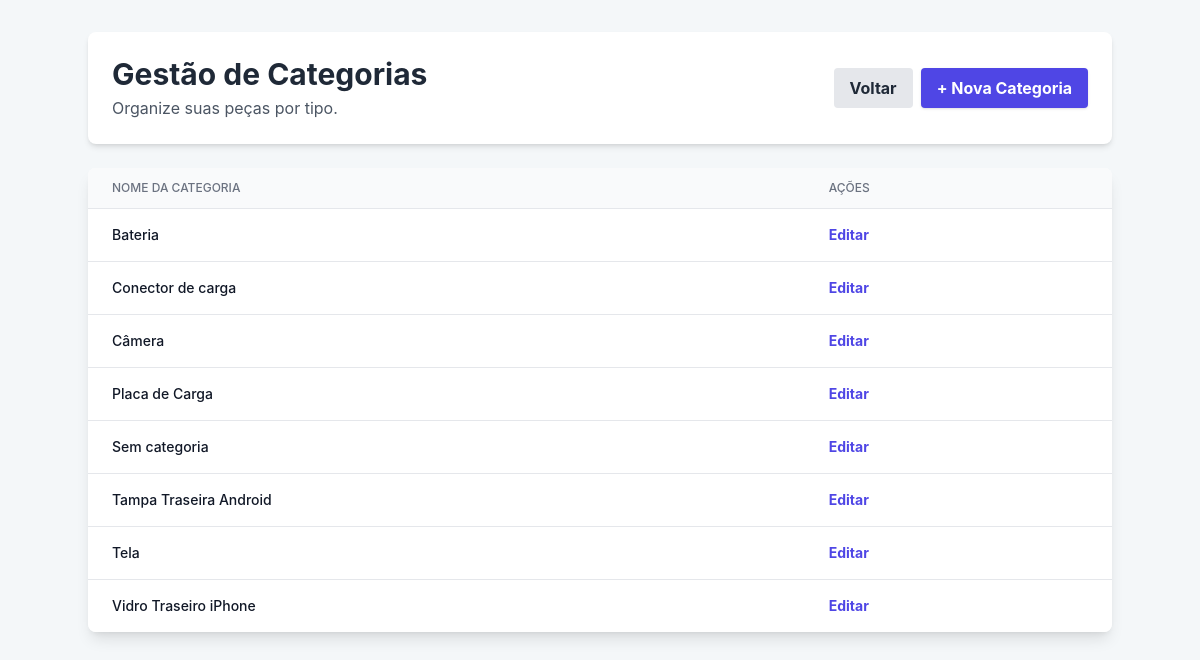
Page /estoque/categorias/ (signed in) on the earlier database version.
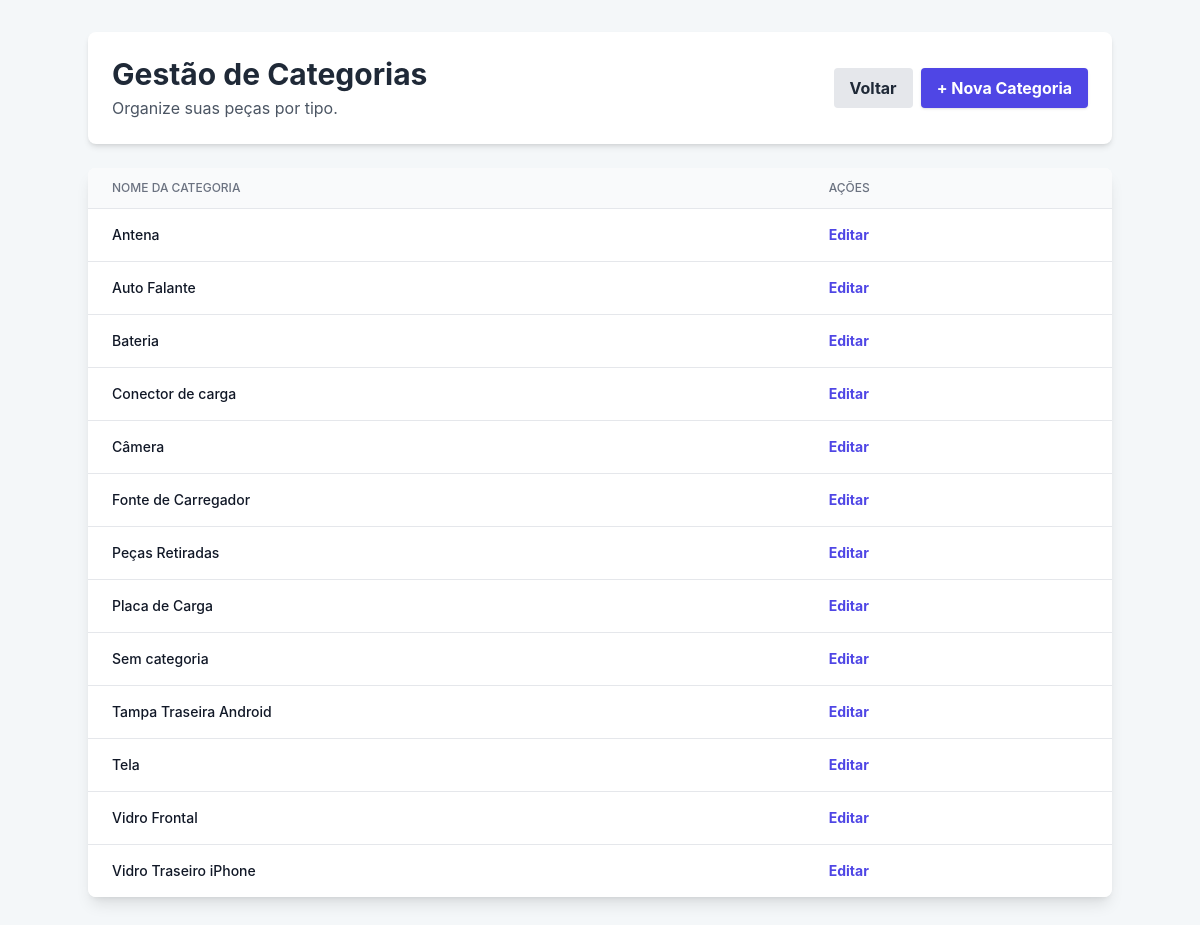
Same page on the later database version.
### estoque/models.py (models this page shows, shortened)
class Categoria(models.Model):
    nome = models.CharField(max_length=50, unique=True)
    class Meta:
        ordering = ['nome']

### estoque/views.py (the view)
# urls.py: path('categorias/', views.listar_categorias, name='listar_categorias'),
@login_required
def listar_categorias(request):
    categorias = Categoria.objects.all()
    contexto = {'titulo': 'Gestão de Categorias', 'categorias': categorias}
    return render(request, 'estoque/lista_categorias.html', contexto)

### estoque/templates/estoque/lista_categorias.html (shortened to what this page needs)
<!DOCTYPE html>
<html lang="pt-br">
<head>
    <script src="https://cdn.tailwindcss.com"></script>
</head>
<body class="p-4 md:p-8">
    <div class="container mx-auto">
        <div class="mb-6 bg-white p-6 rounded-lg shadow-md flex justify-between items-center">
            <div>
                <h1 class="text-3xl font-bold text-gray-800 mb-1">{{ titulo }}</h1>
                <p class="text-gray-600">Organize suas peças por tipo.</p>
            </div>
            <div class="flex gap-2">
                <a href="{% url 'lista_pecas' %}" class="bg-gray-200 hover:bg-gray-300 text-gray-800 font-bold py-2 px-4 rounded transition">
                    Voltar
                </a>
                <a href="{% url 'adicionar_categoria' %}" class="bg-indigo-600 hover:bg-indigo-700 text-white font-bold py-2 px-4 rounded shadow transition">
                    + Nova Categoria
                </a>
            </div>
        </div>
        <div class="bg-white rounded-lg shadow-lg overflow-hidden">
            <table class="min-w-full divide-y divide-gray-200">
                <thead class="bg-gray-50">
                    <tr>
                        <th class="px-6 py-3 text-left text-xs font-medium text-gray-500 uppercase">Nome da Categoria</th>
                        <th class="px-6 py-3 text-left text-xs font-medium text-gray-500 uppercase">Ações</th>
                    </tr>
                </thead>
                <tbody class="bg-white divide-y divide-gray-200">
                    {% for cat in categorias %}
                        <tr class="hover:bg-gray-50">
                            <td class="px-6 py-4 whitespace-nowrap text-sm font-medium text-gray-900">{{ cat.nome }}</td>
                            <td class="px-6 py-4 whitespace-nowrap text-sm font-medium">
                                <a href="{% url 'editar_categoria' cat.pk %}" class="text-indigo-600 hover:text-indigo-900 font-bold">Editar</a>
                            </td>
                        </tr>
                    {% empty %}
                        <tr>
                            <td colspan="2" class="px-6 py-12 text-center text-gray-500 italic">
                                Nenhuma categoria cadastrada.
                            </td>
                        </tr>
                    {% endfor %}
                </tbody>
            </table>
        </div>
    </div>
</body>
</html>

Differences in the rows shown:
added Categoria: nome "Antena"
added Categoria: nome "Auto Falante"
added Categoria: nome "Fonte de Carregador"
added Categoria: nome "Peças Retiradas"
added Categoria: nome "Vidro Frontal"
